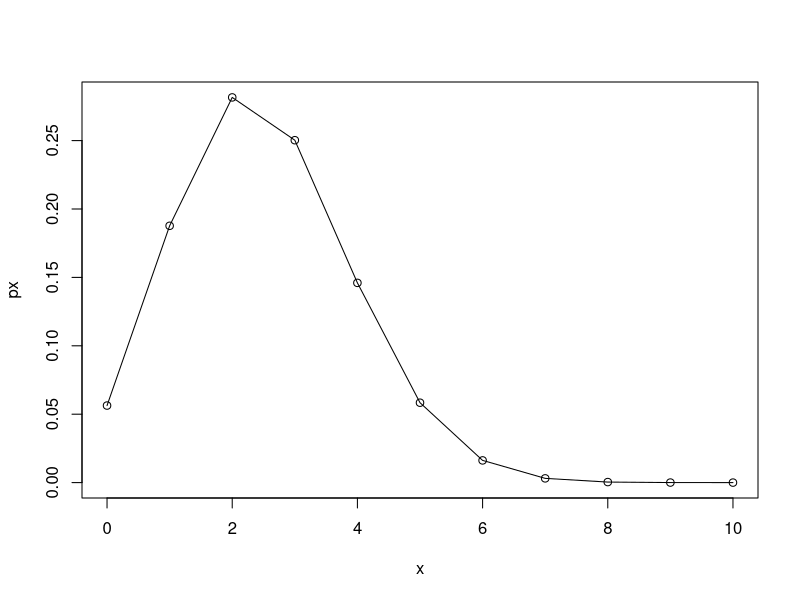
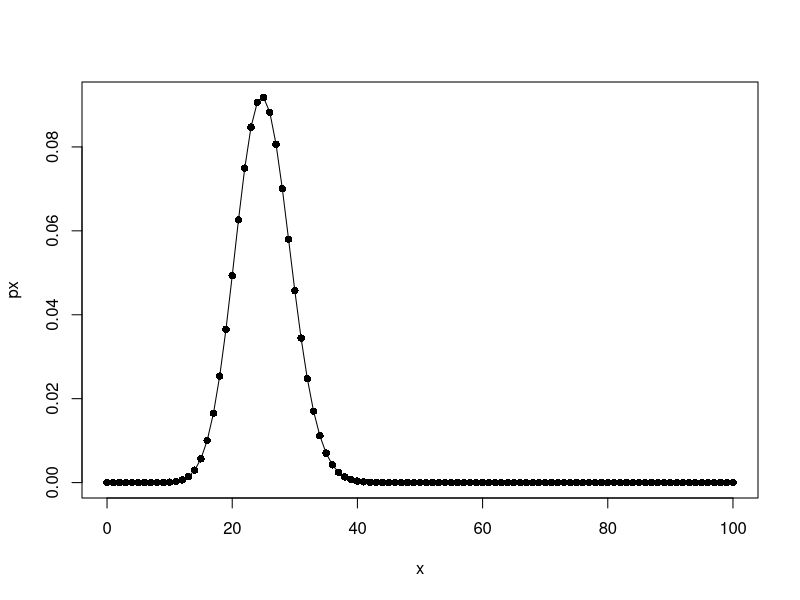
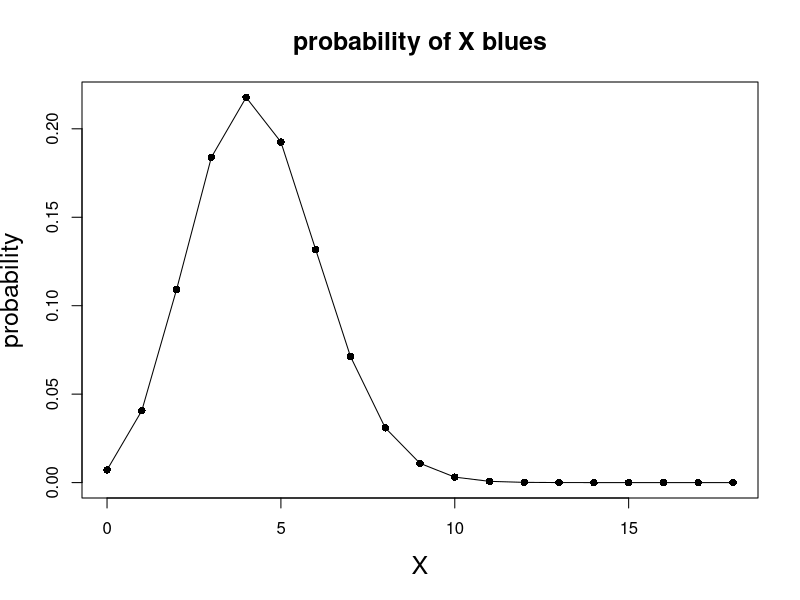

Reproduce these figures in R, in order. (Note: this script raises an error after producing the figures.)
# read the help file for the dbinom function
?dbinom



#compute the binomial probabilities for P(X=7), P(X=8), p(X=9) and P(X=10) with n=10 and p=.25

dbinom(7, 10, .25)

dbinom(8, 10, .25)

dbinom(9, 10, .25)

dbinom(10, 10, .25)

#computing them all at once

2+2

dbinom(7:10, 10, .25)

# P(X= 7 or 8 or 9 o5 10) 
sum(dbinom(7:10, 10, .25))

# or use the pbinom function to get the probability of >6 successes
pbinom(6, 10, .25, lower.tail=F)


# calculating the binomial coefficients "10 choose 7"
choose(10, 7)

# plotting the probabilities of all the possible values for X 
x=0:10
px=dbinom(x, 10, .25)

plot(x, px)
lines(x, px)

#what if the test had 100 questions?

x=0:100
px=dbinom(x, 100, .25)

plot(x, px, pch=16)
lines(x, px)

# probability of at least 3 births with CHD with n=75 and p=.008 
# P(at least 3 CHD) = 1-P(0 or 1 or 2 CHD)
x=0:2
x
# anotherway to do the same thing
x=c(0, 1, 2)

x
prob012= dbinom(x, 75, .008)
prob012 
prob3ormore=1-sum(prob012)


blues=0:18
pblues=dbinom(blues, 18, .24)
 plot(blues, pblues, pch=16, ylab="probability", cex.lab=1.5, main="probability of X blues", cex.main=1.5, xlab="X")
 lines(blues, pblues)
 
 
 correct=0:52
 pcorrect=dbinom(correct, 52, .25)
 
plabs=rep(NA, 53)
inds=1:26*2
plabs[inds]=phat[inds]

plabs=rep(NA, 53)

cols=rep("gray", 53)
 cols[26:53]="red"
 barplot(pcorrect, names=plabs, las=2, cex.names=2, col=cols)
 title("sampling distribution of phat", cex.main=2)
 
 lines(correct, dnorm(phat, 13, sqrt(.25*.75*52)))
 
